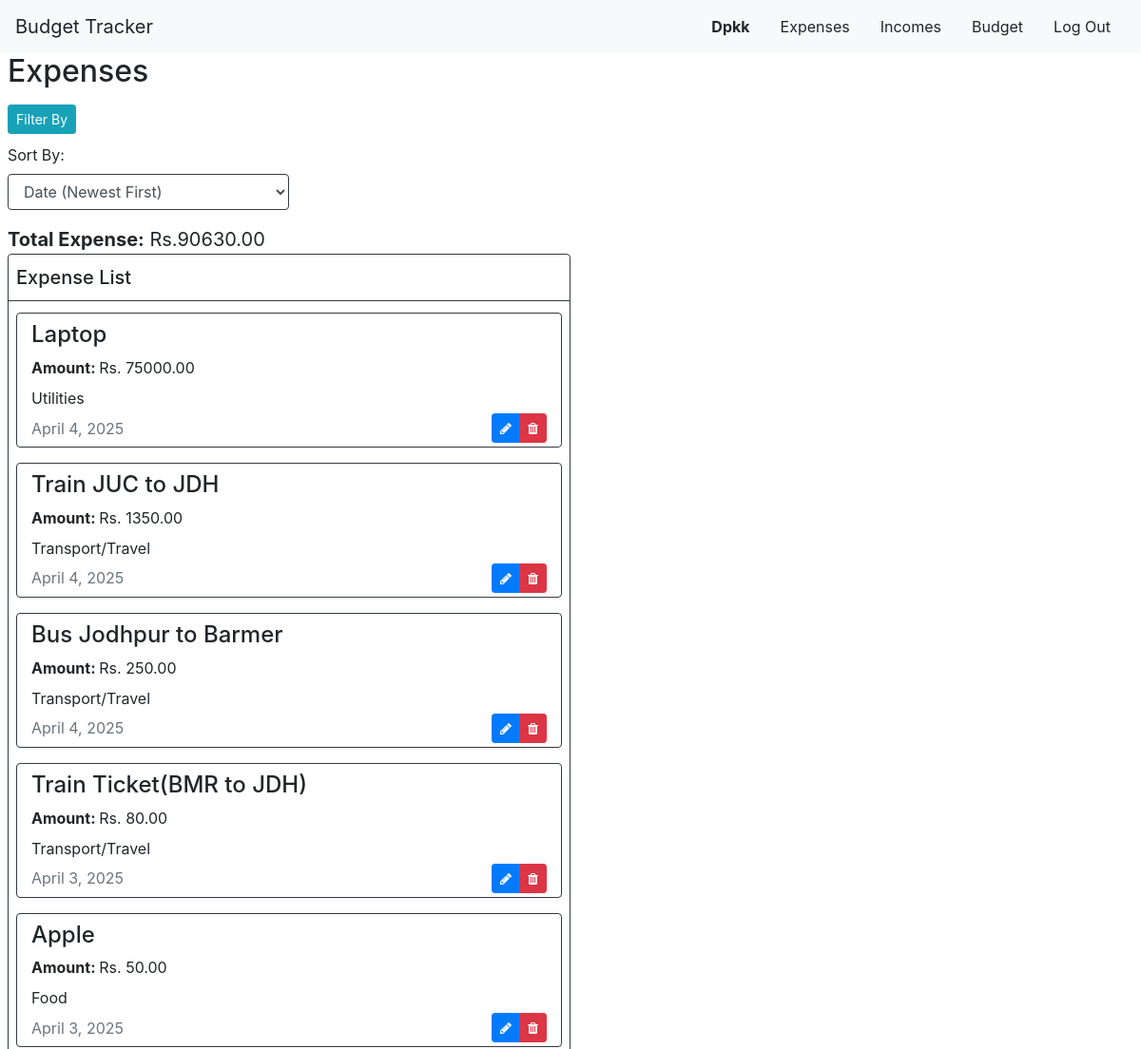
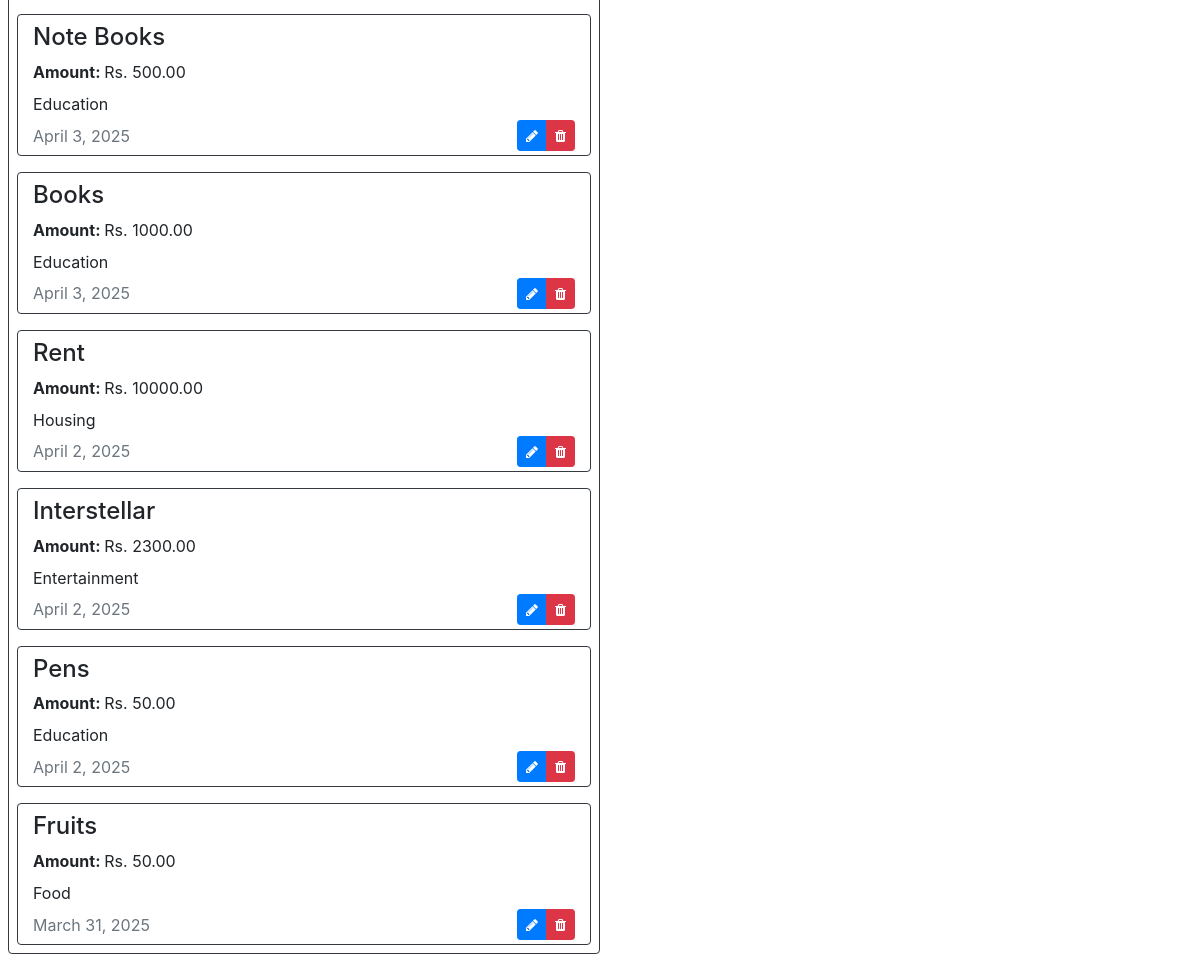
The page /expense (signed in) on the database as committed earlier (2 pictures, top to bottom).
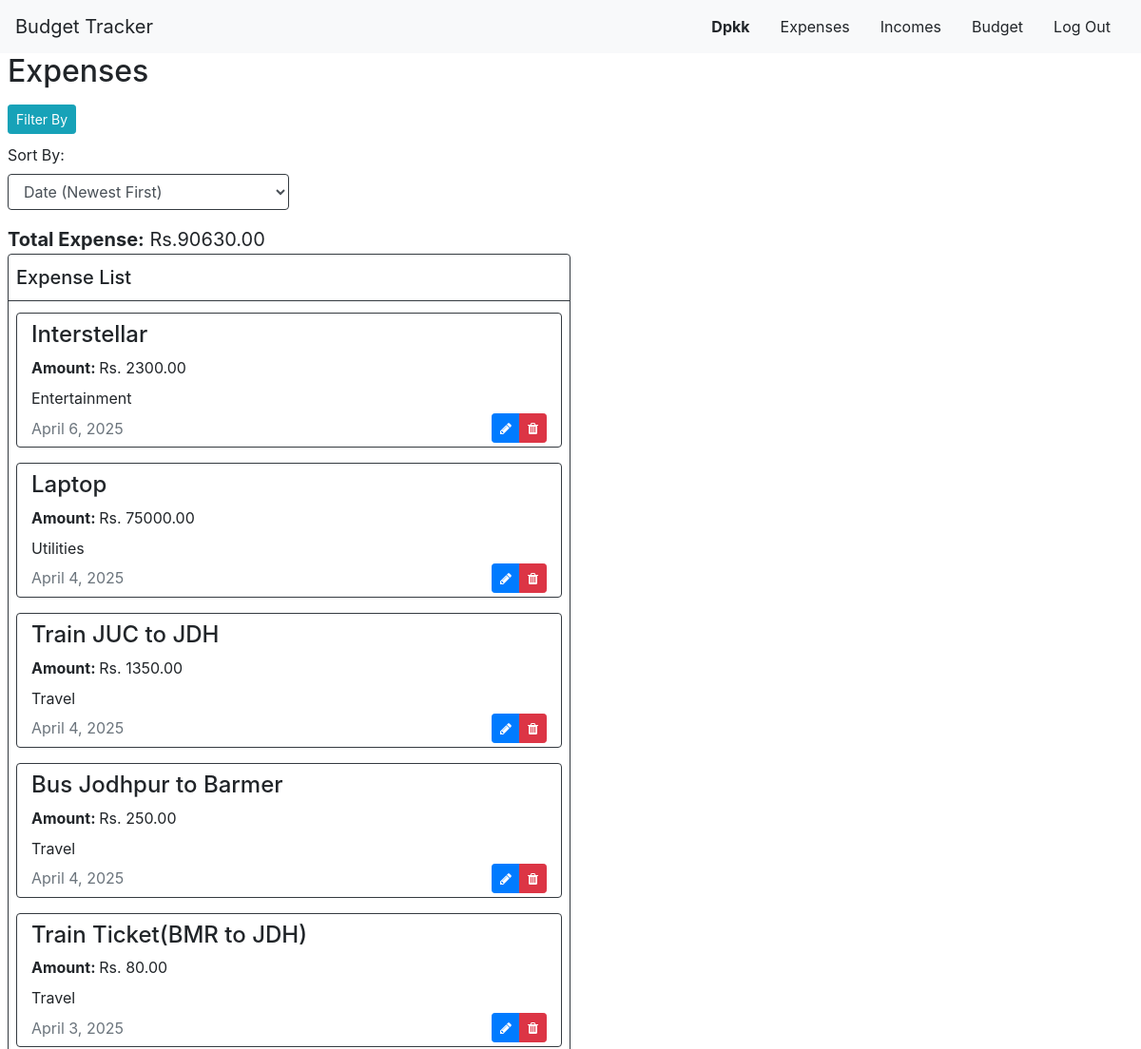
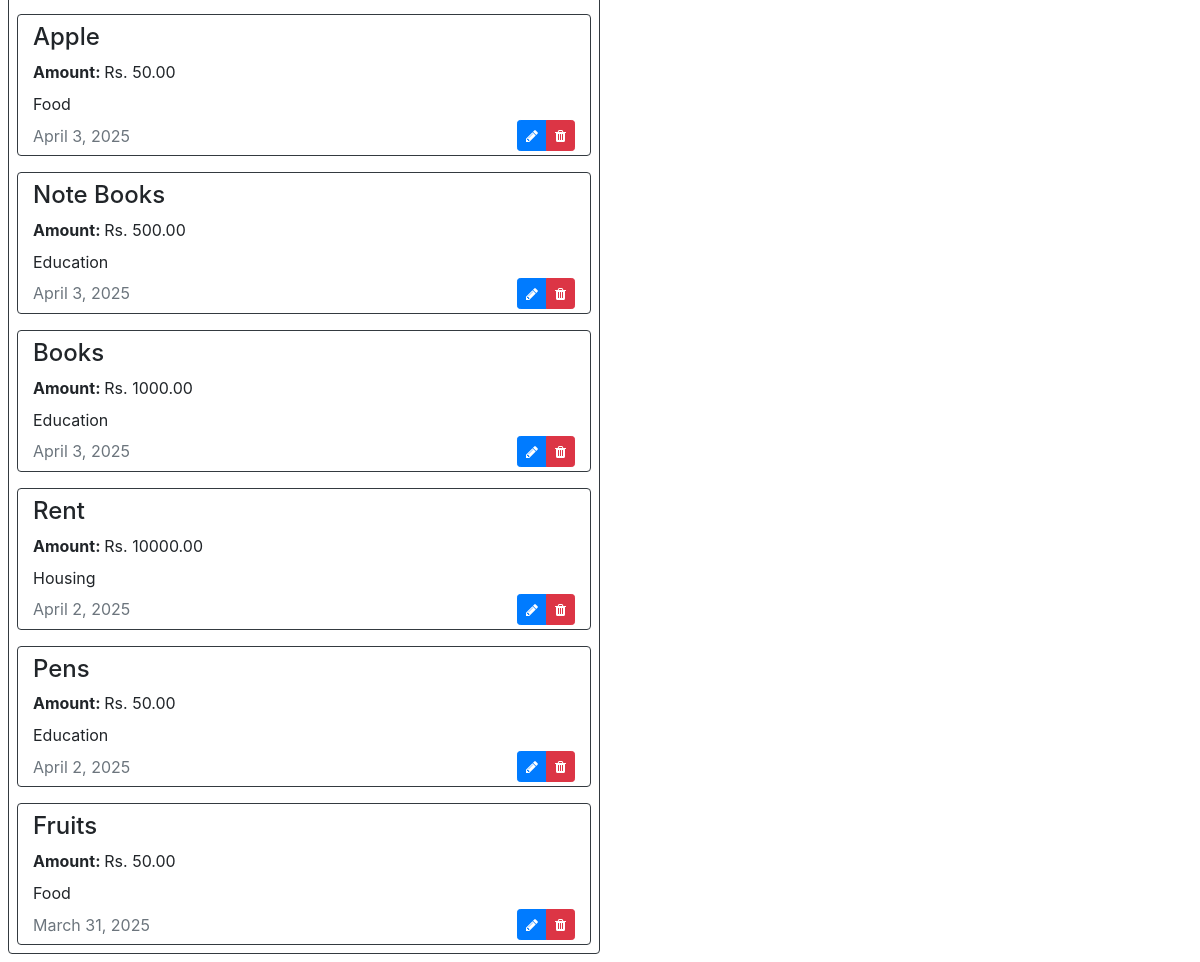
The same page on the database as committed later (2 pictures, top to bottom).
### expense/models.py (models this page shows, shortened)
class User(AbstractUser):
    pass

class Expense(models.Model):
    user = models.ForeignKey(User, related_name="expenses", on_delete=models.CASCADE)
    name = models.CharField(max_length=100)
    amount = models.DecimalField(max_digits=10, decimal_places=2)
    date = models.DateField()
    category = models.ForeignKey(Category, related_name="expenses", on_delete=models.CASCADE, blank=True, null=True)
    time = models.TimeField(auto_now_add=True)

class Category(models.Model):
    title = models.CharField(max_length=100, unique=True)

### expense/views.py (the view)
# urls.py: path("", include("expense.urls")),
def expense(request):
    if not request.user.is_authenticated:
        return render(request, "expense/expense.html")
    expenses = Expense.objects.filter(user = request.user).order_by('-date', '-time')
    total_expense = 0
    for expense in expenses:
        total_expense += expense.amount
    categories = Category.objects.all()
    return render(request, "expense/expense.html", {
        "categories": categories,
        "expenses": expenses,
        "total_expense": total_expense
    })

### expense/templates/expense/expense.html (shortened to what this page needs)
{% extends "expense/layout.html" %}
{% block body %}
    <h2 class="ml-2">Expenses</h2>
    {% if user.is_authenticated %}
        <button id="filter-btn" class="ml-2 my-2 btn btn-sm btn-info">Filter By</button>
        <label class="ml-2" for="sort">Sort By:</label>
        <select id="sort" class="form-control border-dark col-lg-3 col-sm-6 col-md-5 col-12 ml-2 mb-3">
            <option value="date-desc">Date (Newest First)</option>
        </select>
        <div id="total_expense" class="ml-2" style="font-size: 20px;"><strong>Total Expense:</strong> Rs.{{ total_expense }}</div>
        <div class="expense-Lst row border border-dark rounded ml-2 mb-2 col-12 col-md-9 col-lg-6 p-0 pt-2">
            <div class="py-1 pl-2 mb-1 border-bottom border-dark title w-100"><h5>Expense List</h5></div>
            {% for expense in expenses %}
                <div class=" border border-dark rounded mx-2 my-2 w-100 expense">
                    <div class="col-12">
                        <h4 class="mt-2" >{{ expense.name }}</h4>
                        <b>Amount: </b>Rs. <a id="amt">{{expense.amount}}</a>
                        <div id="cat" class="mt-2">{{expense.category.title}}</div>
                        <div class="my-1 text-muted d-flex align-items-center justify-content-between">
                            <div id="date" class="flex-grow-1">{{expense.date}}</div>
                            <div class="btn-group" role="group" aria-label="Basic mixed styles example">
                                <button onclick="edit_expense(event, '{{ expense.id }}')" type="button" class="btn btn-sm btn-primary">
                                    <i class="fa fa-pencil"></i>
                                </button>
                                <button onclick="delete_expense(event, '{{ expense.id }}')" type="button" class="btn btn-sm btn-danger">
                                    <i class="fa fa-trash"></i>
                                </button>
                            </div>
                        </div>
                    </div>
                </div>
            {% empty %}
                <div class="ml-2 mb-2"> No Expenses. </div>
            {% endfor %}
        </div>
    {% else %}
        <a class="ml-2" href="{% url 'index' %}">Login Here</a>
    {% endif %}
{% endblock %}

### expense/templates/expense/layout.html (shortened to what this page needs)
{% load static %}
<!DOCTYPE html>
<html lang="en">
<head>
    <link rel="stylesheet" href="https://stackpath.bootstrapcdn.com/bootstrap/4.4.1/css/bootstrap.min.css">
    <link rel="stylesheet" href="https://cdnjs.cloudflare.com/ajax/libs/font-awesome/4.7.0/css/font-awesome.min.css">
    <link href="{% static 'expense/styles.css' %}" rel="stylesheet">
</head>
<body>
    <nav class="navbar navbar-expand bg-light w-100 d-flex justify-content-between align-items-center">
        <a class="navbar-brand me-3" href="{% url 'index' %}">Budget Tracker</a>
        <ul class="navbar-nav d-flex flex-row flex-nowrap overflow-auto">
            {% if user.is_authenticated %}
                <li class="nav-item px-2">
                    <a class="nav-link" href="{% url 'profile' %}"><strong>{{ user.username }}</strong></a>
                </li>
            {% endif %}
            <li class="nav-item px-2">
                <a class="nav-link" href="{% url 'expense' %}">Expenses</a>
            </li>
            <li class="nav-item px-2">
                <a class="nav-link" href="{% url 'income' %}">Incomes</a>
            </li>
            <li class="nav-item px-2">
                <a class="nav-link" href="{% url 'budget' %}">Budget</a>
            </li>
            {% if user.is_authenticated %}
                <li class="nav-item px-2">
                    <a class="nav-link" href="{% url 'logout' %}">Log&nbsp;Out</a>
                </li>
            {% endif %}
        </ul>
    </nav>
    <div class="body mr-2 pr-2">
        {% block body %}
        {% endblock %}
    </div>
</body>
</html>

### expense/static/expense/styles.css (style rules this page uses)
a { color: rgb(33, 37, 41); text-decoration: none; }

Rows that differ between the two databases and show on the page:
changed Expense "Interstellar": date "April 2, 2025" → "April 6, 2025"; moves up the list
changed through a linked row, Expense "Train JUC to JDH": category "Transport/Travel" → "Travel"
changed through a linked row, Expense "Bus Jodhpur to Barmer": category "Transport/Travel" → "Travel"
changed through a linked row, Expense "Train Ticket(BMR to JDH)": category "Transport/Travel" → "Travel"
